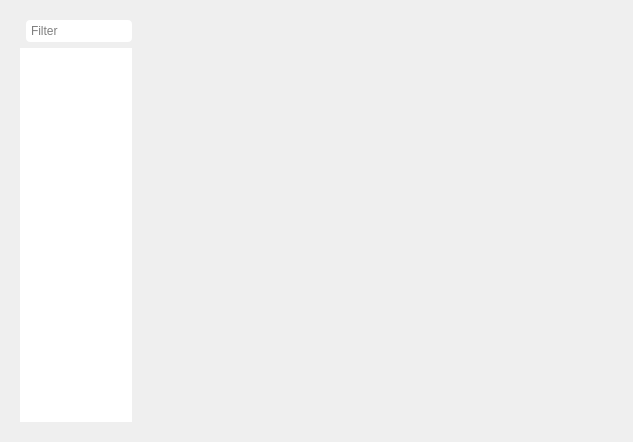
<?xml version="1.0" encoding="UTF-8"?>
<ui version="4.0">
 <class>Form</class>
 <widget class="QWidget" name="Form">
  <property name="geometry">
   <rect>
    <x>0</x>
    <y>0</y>
    <width>633</width>
    <height>442</height>
   </rect>
  </property>
  <property name="windowTitle">
   <string>Form</string>
  </property>
  <layout class="QGridLayout" name="gridLayout_4">
   <item row="1" column="1">
    <widget class="QFrame" name="frame">
     <property name="frameShape">
      <enum>QFrame::NoFrame</enum>
     </property>
     <property name="frameShadow">
      <enum>QFrame::Plain</enum>
     </property>
     <layout class="QGridLayout" name="gridLayout_3">
      <item row="0" column="0">
       <widget class="QLabel" name="image">
        <property name="text">
         <string/>
        </property>
        <property name="alignment">
         <set>Qt::AlignCenter</set>
        </property>
       </widget>
      </item>
     </layout>
    </widget>
   </item>
   <item row="1" column="0" rowspan="3">
    <widget class="QFrame" name="frame_2">
     <property name="sizePolicy">
      <sizepolicy hsizetype="Fixed" vsizetype="Preferred">
       <horstretch>0</horstretch>
       <verstretch>0</verstretch>
      </sizepolicy>
     </property>
     <property name="maximumSize">
      <size>
       <width>130</width>
       <height>16777215</height>
      </size>
     </property>
     <property name="frameShape">
      <enum>QFrame::NoFrame</enum>
     </property>
     <property name="frameShadow">
      <enum>QFrame::Plain</enum>
     </property>
     <layout class="QGridLayout" name="gridLayout">
      <item row="0" column="1">
       <widget class="QLineEdit" name="line_search">
        <property name="styleSheet">
         <string notr="true">padding: 3px; border-radius: 4px;</string>
        </property>
        <property name="frame">
         <bool>false</bool>
        </property>
        <property name="placeholderText">
         <string>Filter</string>
        </property>
       </widget>
      </item>
      <item row="1" column="0" colspan="2">
       <widget class="QListWidget" name="list_widget">
        <property name="styleSheet">
         <string notr="true"/>
        </property>
        <property name="frameShape">
         <enum>QFrame::NoFrame</enum>
        </property>
        <property name="frameShadow">
         <enum>QFrame::Plain</enum>
        </property>
        <property name="gridSize">
         <size>
          <width>30</width>
          <height>30</height>
         </size>
        </property>
       </widget>
      </item>
     </layout>
    </widget>
   </item>
   <item row="2" column="1">
    <widget class="QLabel" name="title">
     <property name="sizePolicy">
      <sizepolicy hsizetype="Preferred" vsizetype="Fixed">
       <horstretch>0</horstretch>
       <verstretch>0</verstretch>
      </sizepolicy>
     </property>
     <property name="font">
      <font>
       <pointsize>11</pointsize>
      </font>
     </property>
     <property name="cursor">
      <cursorShape>IBeamCursor</cursorShape>
     </property>
     <property name="text">
      <string/>
     </property>
     <property name="alignment">
      <set>Qt::AlignCenter</set>
     </property>
     <property name="textInteractionFlags">
      <set>Qt::LinksAccessibleByMouse|Qt::TextSelectableByMouse</set>
     </property>
    </widget>
   </item>
   <item row="3" column="1">
    <widget class="QFrame" name="frame_3">
     <property name="sizePolicy">
      <sizepolicy hsizetype="Preferred" vsizetype="Fixed">
       <horstretch>0</horstretch>
       <verstretch>0</verstretch>
      </sizepolicy>
     </property>
     <property name="frameShape">
      <enum>QFrame::NoFrame</enum>
     </property>
     <property name="frameShadow">
      <enum>QFrame::Plain</enum>
     </property>
     <layout class="QGridLayout" name="gridLayout_2">
      <item row="0" column="0">
       <widget class="QTextEdit" name="text_edit">
        <property name="font">
         <font>
          <pointsize>10</pointsize>
         </font>
        </property>
        <property name="styleSheet">
         <string notr="true">background: transparent;</string>
        </property>
        <property name="frameShape">
         <enum>QFrame::NoFrame</enum>
        </property>
        <property name="frameShadow">
         <enum>QFrame::Plain</enum>
        </property>
        <property name="readOnly">
         <bool>true</bool>
        </property>
       </widget>
      </item>
     </layout>
    </widget>
   </item>
  </layout>
 </widget>
 <resources/>
 <connections/>
</ui>
